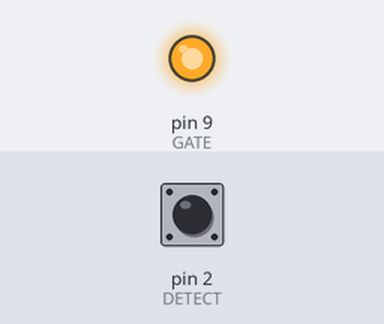
Recording of a sketch running on a simulated Arduino Uno, built with avr-gcc and run on an emulated ATmega328P. On the bench: output pins drawn as LEDs (lit = HIGH). The inputs (shaded band) are chosen by the test bench; at power-on: pin 2 (DETECT) HIGH. MIDI output is not drawn.

Above: at 1.2 s.
1.3 s: pin 2 (DETECT) pulled LOW for 0.15 s
At 2.5 s:
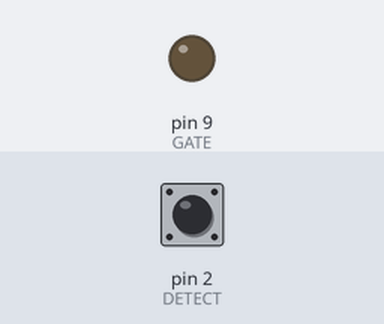
2.9 s: pin 2 (DETECT) pulled LOW for 3.2 s
Timing chart, 0 to 5.9 s (numbered marks = the images above; inputs shaded):
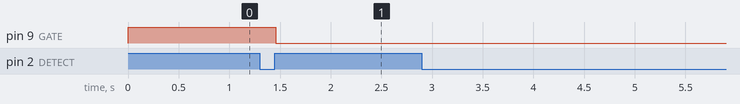

The sketch:

taran_dimmer_MIDI.ino
```cpp
// AC Control V1.1
//
// This Arduino sketch is for use with the heater
// control circuit board which includes a zero
// crossing detect function and an opto-isolated TRIAC.
//
// AC Phase control is accomplished using the internal
// hardware timer1 in the Arduino
//
// Timing Sequence
// * timer is set up but disabled
// * zero crossing detected on pin 2
// * timer starts counting from zero
// * comparator set to "delay to on" value
// * counter reaches comparator value
// * comparator ISR turns on TRIAC gate
// * counter set to overflow - pulse width
// * counter reaches overflow
// * overflow ISR turns off TRIAC gate
// * TRIAC stops conducting at next zero cross


// The hardware timer runs at 16MHz. Using a
// divide by 256 on the counter each count is
// 16 microseconds.  1/2 wave of a 60Hz AC signal
// is about 520 counts (8,333 microseconds).


#include <avr/io.h>
#include <avr/interrupt.h>
#include <MIDI.h>

#define DETECT 2  //zero cross detect
#define GATE 9    //TRIAC gate
#define PULSE 4   //trigger pulse width (counts)
int i = 400;
int i_targ = 400;
int trash = 0;


//----------------------MIDI RELATED STUFF-------------------------

MIDI_CREATE_DEFAULT_INSTANCE();

#define MIDI_CH 1            // listening channel of device
#define MIDI_BROADCAST_CH 16  // all devices receive messages through midi ch 16

//  stepper motor controller midi implementation table
//  cc  values  variable  values
//  11   0-127  i         0 - 800  Hz

void handleCC(byte channel, byte ccNumber, byte ccValue) {
  //
  // map midi cc values to device defined variables
  //
  if (channel == MIDI_CH || channel == MIDI_BROADCAST_CH) {
    switch (ccNumber) {
      case 1:
        i = map(ccValue, 0, 127, 0, 420);
        break;
    }
  }
}


//---------------------------------STEUP----------------------------
void setup() {
  //Serial.begin(9600);

  // set up pins
  pinMode(DETECT, INPUT);     //zero cross detect
  digitalWrite(DETECT, HIGH); //enable pull-up resistor
  pinMode(GATE, OUTPUT);      //TRIAC gate control


  MIDI.setHandleControlChange(handleCC);
  MIDI.turnThruOff();
  //
  MIDI.begin(MIDI_CHANNEL_OMNI);
  // set up Timer1
  //(see ATMEGA 328 data sheet pg 134 for more details)
  cli(); // stop interrupts
  OCR1A = 100;      //initialize the comparator
  TIMSK1 = 0x03;    //enable comparator A and overflow interrupts
  TCCR1A = 0x00;    //timer control registers set for
  TCCR1B = 0x00;    //normal operation, timer disabled
  sei(); // allow interrupts

  // set up zero crossing interrupt
  attachInterrupt(0, zeroCrossingInterrupt, RISING);
  //IRQ0 is pin 2. Call zeroCrossingInterrupt
  //on rising signal

}

//Interrupt Service Routines

void zeroCrossingInterrupt() { //zero cross detect
  TCCR1B = 0x04; //start timer with divide by 256 input
  TCNT1 = 0;   //reset timer - count from zero
//  Serial.print(i);
//  Serial.println("  z");
//  Serial.setTimeout(10);
}

ISR(TIMER1_COMPA_vect) { //comparator match
  digitalWrite(GATE, HIGH); //set TRIAC gate to high
  TCNT1 = 65536 - PULSE;    //trigger pulse width
}

ISR(TIMER1_OVF_vect) { //timer1 overflow
  digitalWrite(GATE, LOW); //turn off TRIAC gate
  TCCR1B = 0x00;          //disable timer stopd unintended triggers
}

void loop() { // sample code to exercise the circuit
  OCR1A = i_targ;     //set the compare register brightness desired.
  MIDI.read();
}
```

Measured:
- after the input at 1.3 s, pin 9 (GATE): HIGH → LOW after 0.16 s
